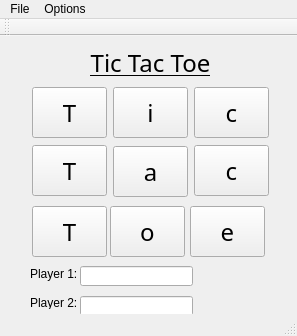
<?xml version="1.0" encoding="UTF-8"?>
<ui version="4.0">
 <class>MainWindow</class>
 <widget class="QMainWindow" name="MainWindow">
  <property name="geometry">
   <rect>
    <x>0</x>
    <y>0</y>
    <width>297</width>
    <height>336</height>
   </rect>
  </property>
  <property name="windowTitle">
   <string>TicTacToe</string>
  </property>
  <widget class="QWidget" name="centralwidget">
   <widget class="QPushButton" name="pb_1">
    <property name="geometry">
     <rect>
      <x>32</x>
      <y>51</y>
      <width>75</width>
      <height>51</height>
     </rect>
    </property>
    <property name="font">
     <font>
      <family>Berlin Sans FB</family>
      <pointsize>18</pointsize>
     </font>
    </property>
    <property name="text">
     <string>T</string>
    </property>
   </widget>
   <widget class="QPushButton" name="pb_2">
    <property name="geometry">
     <rect>
      <x>113</x>
      <y>51</y>
      <width>75</width>
      <height>51</height>
     </rect>
    </property>
    <property name="font">
     <font>
      <family>Berlin Sans FB</family>
      <pointsize>18</pointsize>
     </font>
    </property>
    <property name="text">
     <string>i</string>
    </property>
   </widget>
   <widget class="QPushButton" name="pb_3">
    <property name="geometry">
     <rect>
      <x>194</x>
      <y>51</y>
      <width>75</width>
      <height>51</height>
     </rect>
    </property>
    <property name="font">
     <font>
      <family>Berlin Sans FB</family>
      <pointsize>18</pointsize>
     </font>
    </property>
    <property name="text">
     <string>c</string>
    </property>
   </widget>
   <widget class="QPushButton" name="pb_7">
    <property name="geometry">
     <rect>
      <x>32</x>
      <y>170</y>
      <width>75</width>
      <height>51</height>
     </rect>
    </property>
    <property name="font">
     <font>
      <family>Berlin Sans FB</family>
      <pointsize>18</pointsize>
      <weight>50</weight>
      <bold>false</bold>
     </font>
    </property>
    <property name="text">
     <string>T</string>
    </property>
   </widget>
   <widget class="QPushButton" name="pb_8">
    <property name="geometry">
     <rect>
      <x>110</x>
      <y>170</y>
      <width>75</width>
      <height>51</height>
     </rect>
    </property>
    <property name="font">
     <font>
      <family>Berlin Sans FB</family>
      <pointsize>18</pointsize>
     </font>
    </property>
    <property name="text">
     <string>o</string>
    </property>
   </widget>
   <widget class="QPushButton" name="pb_4">
    <property name="geometry">
     <rect>
      <x>32</x>
      <y>109</y>
      <width>75</width>
      <height>51</height>
     </rect>
    </property>
    <property name="font">
     <font>
      <family>Berlin Sans FB</family>
      <pointsize>18</pointsize>
     </font>
    </property>
    <property name="text">
     <string>T</string>
    </property>
   </widget>
   <widget class="QPushButton" name="pb_6">
    <property name="geometry">
     <rect>
      <x>194</x>
      <y>109</y>
      <width>75</width>
      <height>51</height>
     </rect>
    </property>
    <property name="font">
     <font>
      <family>Berlin Sans FB</family>
      <pointsize>18</pointsize>
     </font>
    </property>
    <property name="text">
     <string>c</string>
    </property>
   </widget>
   <widget class="QPushButton" name="pb_5">
    <property name="geometry">
     <rect>
      <x>113</x>
      <y>110</y>
      <width>75</width>
      <height>51</height>
     </rect>
    </property>
    <property name="font">
     <font>
      <family>Berlin Sans FB</family>
      <pointsize>18</pointsize>
     </font>
    </property>
    <property name="text">
     <string>a</string>
    </property>
   </widget>
   <widget class="QPushButton" name="pb_9">
    <property name="geometry">
     <rect>
      <x>190</x>
      <y>170</y>
      <width>75</width>
      <height>51</height>
     </rect>
    </property>
    <property name="font">
     <font>
      <family>Berlin Sans FB</family>
      <pointsize>18</pointsize>
     </font>
    </property>
    <property name="text">
     <string>e</string>
    </property>
    <property name="checkable">
     <bool>false</bool>
    </property>
    <property name="flat">
     <bool>false</bool>
    </property>
   </widget>
   <widget class="QLabel" name="label">
    <property name="geometry">
     <rect>
      <x>30</x>
      <y>10</y>
      <width>241</width>
      <height>31</height>
     </rect>
    </property>
    <property name="font">
     <font>
      <family>Berlin Sans FB</family>
      <underline>true</underline>
     </font>
    </property>
    <property name="text">
     <string>&lt;html&gt;&lt;head/&gt;&lt;body&gt;&lt;p align=&quot;center&quot;&gt;&lt;span style=&quot; font-size:18pt;&quot;&gt;Tic Tac Toe&lt;/span&gt;&lt;/p&gt;&lt;/body&gt;&lt;/html&gt;</string>
    </property>
   </widget>
   <widget class="QLabel" name="label_2">
    <property name="geometry">
     <rect>
      <x>30</x>
      <y>230</y>
      <width>61</width>
      <height>16</height>
     </rect>
    </property>
    <property name="text">
     <string>Player 1:</string>
    </property>
   </widget>
   <widget class="QLabel" name="label_3">
    <property name="geometry">
     <rect>
      <x>30</x>
      <y>260</y>
      <width>46</width>
      <height>13</height>
     </rect>
    </property>
    <property name="text">
     <string>Player 2:</string>
    </property>
   </widget>
   <widget class="QLineEdit" name="lne_p1">
    <property name="geometry">
     <rect>
      <x>80</x>
      <y>230</y>
      <width>113</width>
      <height>20</height>
     </rect>
    </property>
   </widget>
   <widget class="QLineEdit" name="lne_p2">
    <property name="geometry">
     <rect>
      <x>80</x>
      <y>260</y>
      <width>113</width>
      <height>20</height>
     </rect>
    </property>
   </widget>
  </widget>
  <widget class="QMenuBar" name="menubar">
   <property name="geometry">
    <rect>
     <x>0</x>
     <y>0</y>
     <width>297</width>
     <height>21</height>
    </rect>
   </property>
   <widget class="QMenu" name="menuFile">
    <property name="title">
     <string>File</string>
    </property>
    <addaction name="actionOpen"/>
    <addaction name="actionRestart"/>
    <addaction name="actionSave"/>
    <addaction name="actionLoad"/>
    <addaction name="actionExit"/>
   </widget>
   <widget class="QMenu" name="menuOptions">
    <property name="title">
     <string>Options</string>
    </property>
    <addaction name="separator"/>
    <addaction name="actionpvp"/>
    <addaction name="actionpvc1"/>
    <addaction name="actionpvc2"/>
   </widget>
   <addaction name="menuFile"/>
   <addaction name="menuOptions"/>
  </widget>
  <widget class="QStatusBar" name="statusbar"/>
  <widget class="QToolBar" name="toolBar">
   <property name="windowTitle">
    <string>toolBar</string>
   </property>
   <attribute name="toolBarArea">
    <enum>TopToolBarArea</enum>
   </attribute>
   <attribute name="toolBarBreak">
    <bool>false</bool>
   </attribute>
  </widget>
  <action name="actionOpen">
   <property name="text">
    <string>Open</string>
   </property>
   <property name="shortcut">
    <string>Ctrl+O</string>
   </property>
  </action>
  <action name="actionSave">
   <property name="text">
    <string>Save</string>
   </property>
   <property name="shortcut">
    <string>Ctrl+S</string>
   </property>
  </action>
  <action name="actionExit">
   <property name="text">
    <string>Exit</string>
   </property>
   <property name="shortcut">
    <string>Ctrl+E</string>
   </property>
  </action>
  <action name="actionpvp">
   <property name="checkable">
    <bool>true</bool>
   </property>
   <property name="checked">
    <bool>true</bool>
   </property>
   <property name="text">
    <string>Player vs Player</string>
   </property>
  </action>
  <action name="actionpvc1">
   <property name="checkable">
    <bool>true</bool>
   </property>
   <property name="text">
    <string>Player vs Computer (Level 1)</string>
   </property>
  </action>
  <action name="actionpvc2">
   <property name="checkable">
    <bool>true</bool>
   </property>
   <property name="text">
    <string>Player vs Computer (Level 2)</string>
   </property>
  </action>
  <action name="actionRestart">
   <property name="text">
    <string>Restart</string>
   </property>
   <property name="shortcut">
    <string>Ctrl+R</string>
   </property>
  </action>
  <action name="actionLoad">
   <property name="text">
    <string>Load</string>
   </property>
   <property name="shortcut">
    <string>Ctrl+L</string>
   </property>
  </action>
 </widget>
 <resources/>
 <connections/>
</ui>
